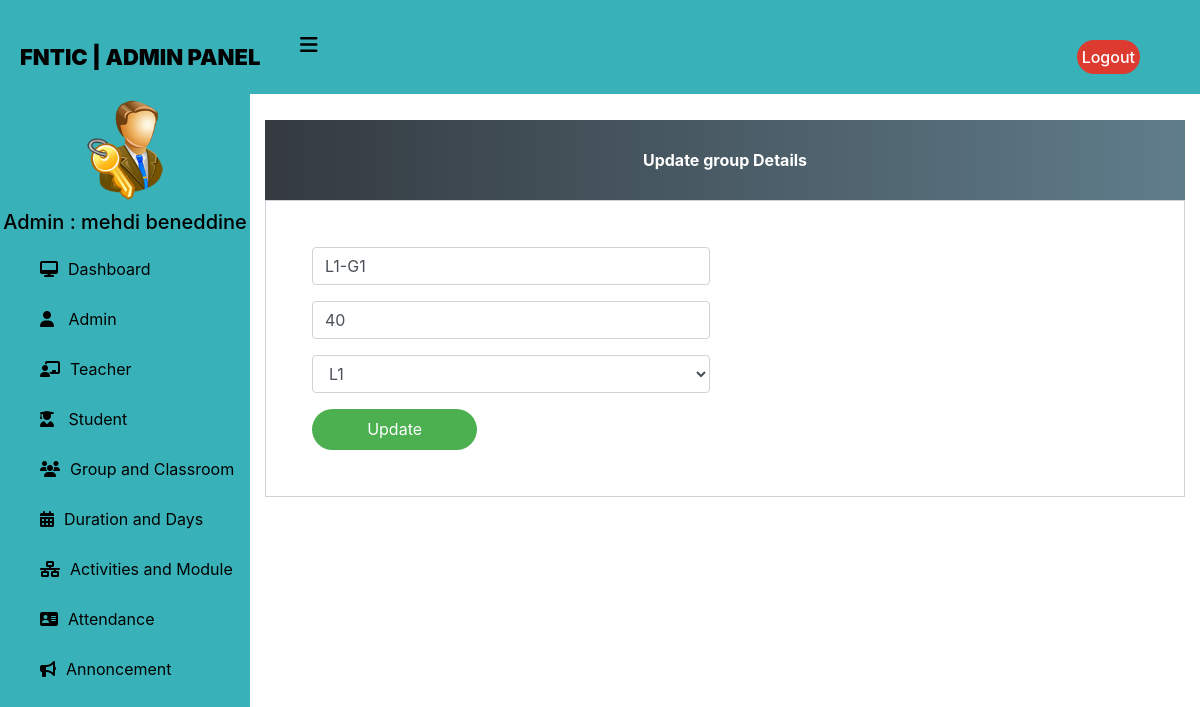
The page /update-group/2 (signed in) on the database its author committed.
### home/models.py (models this page shows, shortened)
class Group(models.Model):
    LEVEL_CHOICES = [
        ('L1', 'L1'),
        ('L2', 'L2'),
        ('L3', 'L3'),
    ]
    name = models.CharField(max_length=60)
    ability = models.PositiveIntegerField(null=True)
    level = models.CharField(max_length=10, choices=LEVEL_CHOICES, default='L1')
    class Meta:
        ordering = ['name']

### home/views.py (the view)
# urls.py: path('update-group/<int:pk>', views.update_group_view,name='update-group'),
@login_required(login_url="login")
@user_passes_test(is_admin)
def update_group_view(request,pk):
    group=models.Group.objects.get(id=pk)
    form=forms.Groups(instance=group)
    mydict={'form':form}
    if request.method=='POST':
        form=forms.Groups(request.POST,instance=group)
        if  form.is_valid():
            Group=form.save()
            Group.save()
            return redirect('admin-view-group')
    return render(request,'school/admin_update_group.html',context=mydict)

### home/forms.py
class Groups(forms.ModelForm):
    class Meta:
        model=models.Group
        fields=['name','ability','level']

### home/views.py (called while the page is built)
def is_admin(user):
    return user.groups.filter(name='ADMIN').exists()

### templates/school/admin_update_group.html (shortened to what this page needs)
{% extends 'school/adminbase.html' %}
{% load widget_tweaks %}
{% block content %}
<head>
  <link href="//maxcdn.bootstrapcdn.com/bootstrap/4.1.1/css/bootstrap.min.css" rel="stylesheet" id="bootstrap-css">
</head>
<form method="post">
  <div class="container register-form">
    <div class="form">
      <div class="note">
        <p>Update group Details</p>
      </div>
    <div class="form-content">
        <div class="row">
            <div class="col-md-6">
                <div class="form-group">
                    {% render_field form.name class="form-control" placeholder="Name" %}
                </div>
                <div class="form-group">
                    {% render_field form.ability class="form-control" placeholder="Ability" %}
                </div>
                <div class="form-group">
                    {% render_field form.level class="form-control" placeholder="Level" %}
                </div>
            </div>
        </div>
        <button type="submit" class="btnSubmit">Update</button>
    </div>
    </div>
  </div>
</form>
{% endblock content %}

### templates/school/adminbase.html (shortened to what this page needs)
{% load static %}
<!DOCTYPE html>
<html lang="en" dir="ltr">
<head>
  <link rel="stylesheet" href="https://cdnjs.cloudflare.com/ajax/libs/font-awesome/6.4.0/css/all.min.css">
</head>
<body>
  <header>
    <label for="check">
      <i class="fas fa-bars" id="sidebar_btn"></i>
    </label>
    <div class="left_area">
      <h3>FNTIC | Admin Panel</h3>
    </div>
    <div class="right_area">
      <a href="{%url 'admin_logout'%}" class="logout_btn">Logout</a>
    </div>
  </header>
  <div class="sidebar">
    <center>
      <img src="{% static 'image/admin-icn.png' %}" class="profile_image" alt="">
      <h5>Admin : {{request.user.first_name}} {{ user.last_name }}</h5>
    </center>
    <a href="/admin-dashboard"><i class="fas fa-desktop"></i><span>Dashboard</span></a>
    <a href="/admin-admin"><i class="fas fa-user"></i> <span>Admin</span></a>
    <a href="/admin-teacher"><i class="fas fa-chalkboard-teacher"></i><span>Teacher</span></a>
    <a href="/admin-student"> <i class="fas fa-user-graduate"></i> <span>Student</span></a>
    <a href="/admin-group"><i class="fas fa-users"></i><span>Group and Classroom</span></a>
    <a href="/admin-duration-module"><i class="fas fa-calendar-alt"></i><span>Duration and Days</span></a>
    <a href="/admin-Activities"><i class="fas fa-network-wired"></i><span>Activities and Module</span></a>
    <a href="/admin-attendance"><i class="fas fa-address-card"></i><span>Attendance</span></a>
    <a href="/admin-notice"><i class="fas fa-bullhorn"></i><span>Annoncement</span></a>
  </div>
  <div class="content">
    <br><br><br><br><br>
    {% block content %}
    {% endblock content %}
</body>
</html>

### templates/school/adminbase.html (style rules this page uses)
a:link { text-decoration: none; }
body { margin: 0; padding: 0; font-family: "Roboto", sans-serif; }
header { position: fixed; background: #38b2b8; padding: 20px; width: 100%; z-index: 1; }
.left_area h3 { color: #000; margin: 0px; text-transform: uppercase; font-size: 22px; font-weight: 900; }
.logout_btn { padding: 5px; background: #dd3b30; text-decoration: none; float: right; margin-top: -30px; margin-right: 40px; border-radius: 30px; font-size: 16px; font-weight: 500; color: #fff; transition: 0.5s; }
.sidebar { background: #38b2b8; margin-top: 70px; padding-top: 30px; position: fixed; left: 0; width: 250px; height: 100%; transition: 0.5s; transition-property: left; }
.sidebar .profile_image { width: 100px; height: 100px; border-radius: 100px; margin-bottom: 10px; }
.sidebar h5 { color: #000; text size: 12px; margin-top: 0; margin-bottom: 10px; }
.sidebar a { color: #000; display: block; width: 100%; line-height: 50px; text-decoration: none; padding-left: 40px; box-sizing: border-box; transition: 0.5s; }
.sidebar i { padding-right: 10px; }
label #sidebar_btn { z-index: 1; color: #000; position: fixed; cursor: pointer; left: 300px; font-size: 20px; margin: 5px 0; transition: 0.5s; transition-property: color; }
.content { margin-left: 250px; background-position: center; background-size: cover; height: 100vh; transition: 0.5s; }

### templates/school/admin_update_group.html (style rules this page uses)
a:link { text-decoration: none; }
.note { text-align: center; height: 80px; background: -webkit-linear-gradient(left, #343a40, #607d8b); color: #fff; font-weight: bold; line-height: 80px; }
.form-content { padding: 5%; border: 1px solid #ced4da; margin-bottom: 2%; }
.form-control { border-radius: 1.5rem; }
.btnSubmit { border: none; border-radius: 1.5rem; padding: 1%; width: 20%; cursor: pointer; background: #4caf50; color: #fff; }

### rows shown on the page
Group: name "L1-G1", ability "40", level "L1"

### other values the page prints
{{ request.user.first_name }} "mehdi"
{{ user.last_name }} "beneddine"
